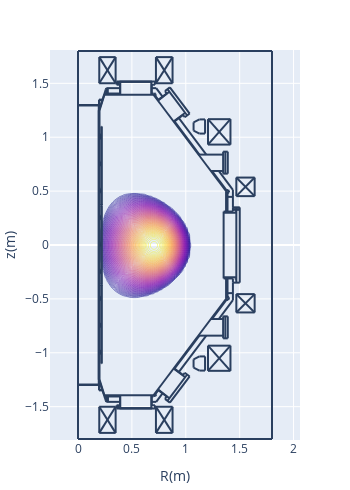

Notebook code for this chart:
### Code cell
# calculate jt
import numpy as np
# r位置のマトリックスを作成
g = sb.dm_array(condition['resolution'].copy())
rm = [np.linspace(g.rmin, g.rmax, g.nr)]*g.nz
rm = np.array(rm)+10**(-7)
jt = 0
jt += 2.0*np.pi*rm*cond['diff_pre']['matrix'] # 圧力由来
jt += 10**(-7)/rm*cond['diff_i2']['matrix'] # pol cur由来
pl.contour(jt, g.rmin, g.zmin, g.dr, g.dz)
print('total current: ', jt.sum()*g.dr*g.dz)

### Figure 1 — Plotly figure (JSON) as saved in the notebook; plotly's stock layout.template omitted (floating-point values rounded to 4 significant figures; data arrays with more than 128 entries replaced by an {"elided": "..."} marker saying what was removed)
{"data": [{"contours": {"coloring": "lines"}, "dx": 0.02, "dy": 0.02, "ncontours": 100, "showscale": false, "type": "contour", "x0": 0, "y0": -1.1, "z": {"elided": "111x71 float values"}}], "layout": {"height": 490.8, "margin": {"autoexpand": false, "b": 50, "l": 50, "r": 50, "t": 50}, "shapes": [{"type": "line", "x0": 0.2652, "x1": 0.2652, "y0": -1.406, "y1": -1.455}, {"type": "line", "x0": 0.2766, "x1": 0.2766, "y0": -1.406, "y1": -1.455}, {"type": "line", "x0": 0.1927, "x1": 0.1927, "y0": -1.299, "y1": 1.299}, {"type": "line", "x0": 0.1927, "x1": 0.1927, "y0": -1.249, "y1": 1.249}, {"type": "line", "x0": 0.195, "x1": 0.195, "y0": -1.251, "y1": 1.249}, {"type": "line", "x0": 0.1995, "x1": 0.1995, "y0": -1.249, "y1": 1.249}, {"type": "line", "x0": 1.376, "x1": 0.7005, "y0": 0.4965, "y1": 1.394}, {"type": "line", "x0": 0.2199, "x1": 0.2199, "y0": 0.3695, "y1": 1.099}, {"type": "line", "x0": 0.2176, "x1": 0.2176, "y0": 0.3695, "y1": 1.099}, {"type": "line", "x0": 1.376, "x1": 0.7005, "y0": -0.4965, "y1": -1.394}, {"type": "line", "x0": 0.2176, "x1": 0.2176, "y0": -0.3695, "y1": -1.099}, {"type": "line", "x0": 0.2199, "x1": 0.2199, "y0": -0.3695, "y1": -1.099}, {"type": "line", "x0": 0.1995, "x1": 0.2448, "y0": -1.249, "y1": -1.394}, {"type": "line", "x0": 0.1972, "x1": 0.1972, "y0": -1.299, "y1": -1.344}, {"type": "line", "x0": 0.195, "x1": 0.195, "y0": -1.299, "y1": -1.349}, {"type": "line", "x0": 0.195, "x1": 0.229, "y0": -1.349, "y1": -1.349}, {"type": "line", "x0": 0.195, "x1": 0.2267, "y0": -1.344, "y1": -1.344}, {"type": "line", "x0": 0.1995, "x1": 0.1995, "y0": -0.9975, "y1": -0.9748}, {"type": "line", "x0": 0.2086, "x1": 0.2086, "y0": -1.009, "y1": -0.9907}, {"type": "line", "x0": 0.2086, "x1": 0.2086, "y0": -1.009, "y1": -0.9929}, {"type": "line", "x0": 0.2063, "x1": 0.2063, "y0": -1.011, "y1": -0.9748}, {"type": "line", "x0": 0, "x1": 0.2108, "y0": -1.294, "y1": -1.294}, {"type": "line", "x0": 0, "x1": 0.2131, "y0": -1.299, "y1": -1.299}, {"type": "line", "x0": 0.1995, "x1": 0.1995, "y0": -1.011, "y1": -1.002}, {"type": "line", "x0": 0.2063, "x1": 0.2086, "y0": -1.007, "y1": -1.007}, {"type": "line", "x0": 0.2086, "x1": 0.2086, "y0": -1.004, "y1": -1.004}, {"type": "line", "x0": 0.2086, "x1": 0.2176, "y0": -1.009, "y1": -1.009}, {"type": "line", "x0": 0.1995, "x1": 0.2063, "y0": -1.011, "y1": -1.011}, {"type": "line", "x0": 0.2199, "x1": 0.2176, "y0": -1.099, "y1": -1.099}, {"type": "line", "x0": 0.2063, "x1": 0.2086, "y0": -0.9929, "y1": -0.9929}, {"type": "line", "x0": 0.2086, "x1": 0.2086, "y0": -0.9975, "y1": -0.9975}, {"type": "line", "x0": 0.2086, "x1": 0.2176, "y0": -0.9929, "y1": -0.9929}, {"type": "line", "x0": 0.2086, "x1": 0.2176, "y0": -0.9907, "y1": -0.9907}, {"type": "line", "x0": 0.1995, "x1": 0.2063, "y0": -0.9748, "y1": -0.9748}, {"type": "line", "x0": 0.2086, "x1": 0.2176, "y0": -0.7594, "y1": -0.7594}, {"type": "line", "x0": 0.1995, "x1": 0.2063, "y0": -0.7617, "y1": -0.7617}, {"type": "line", "x0": 0.2086, "x1": 0.2086, "y0": -0.7594, "y1": -0.7413}, {"type": "line", "x0": 0.2086, "x1": 0.2086, "y0": -0.7594, "y1": -0.739}, {"type": "line", "x0": 0.1995, "x1": 0.1995, "y0": -0.7617, "y1": -0.7526}, {"type": "line", "x0": 0.2063, "x1": 0.2063, "y0": -0.7617, "y1": -0.7254}, {"type": "line", "x0": 0.1995, "x1": 0.2063, "y0": -0.7254, "y1": -0.7254}, {"type": "line", "x0": 0.2086, "x1": 0.2176, "y0": -0.739, "y1": -0.739}, {"type": "line", "x0": 0.2086, "x1": 0.2176, "y0": -0.7413, "y1": -0.7413}, {"type": "line", "x0": 0.2086, "x1": 0.2086, "y0": -0.7526, "y1": -0.7526}, {"type": "line", "x0": 0.2063, "x1": 0.2086, "y0": -0.7572, "y1": -0.7572}, {"type": "line", "x0": 0.2086, "x1": 0.2086, "y0": -0.7458, "y1": -0.7458}, {"type": "line", "x0": 0.2063, "x1": 0.2086, "y0": -0.7436, "y1": -0.7436}, {"type": "line", "x0": 0.1995, "x1": 0.1995, "y0": -0.7481, "y1": -0.7254}, {"type": "line", "x0": 0.3582, "x1": 0.7141, "y0": -1.517, "y1": -1.517}, {"type": "line", "x0": 0.3854, "x1": 0.6869, "y0": -1.514, "y1": -1.514}, {"type": "line", "x0": 0.3854, "x1": 0.6869, "y0": -1.514, "y1": -1.514}, {"type": "line", "x0": 0.2426, "x1": 0.7096, "y0": -1.394, "y1": -1.394}, {"type": "line", "x0": 0.3922, "x1": 0.3922, "y0": -1.514, "y1": -1.394}, {"type": "line", "x0": 0.3582, "x1": 0.3582, "y0": -1.517, "y1": -1.487}, {"type": "line", "x0": 0.3786, "x1": 0.3786, "y0": -1.517, "y1": -1.487}, {"type": "line", "x0": 0.3695, "x1": 0.3695, "y0": -1.517, "y1": -1.487}, {"type": "line", "x0": 0.3831, "x1": 0.3831, "y0": -1.517, "y1": -1.512}, {"type": "line", "x0": 0.3831, "x1": 0.3854, "y0": -1.512, "y1": -1.514}, {"type": "line", "x0": 0.3854, "x1": 0.3854, "y0": -1.514, "y1": -1.514}, {"type": "line", "x0": 0.3899, "x1": 0.263, "y0": -1.455, "y1": -1.455}, {"type": "line", "x0": 0.3582, "x1": 0.3899, "y0": -1.487, "y1": -1.487}, {"type": "line", "x0": 0.2471, "x1": 0.3899, "y0": -1.406, "y1": -1.406}, {"type": "line", "x0": 0.2766, "x1": 0.2766, "y0": -1.455, "y1": -1.406}, {"type": "line", "x0": 0.2652, "x1": 0.2652, "y0": -1.455, "y1": -1.406}, {"type": "line", "x0": 0.2584, "x1": 0.263, "y0": -1.444, "y1": -1.455}, {"type": "line", "x0": 0.2426, "x1": 0.2448, "y0": -1.394, "y1": -1.392}, {"type": "line", "x0": 0.3899, "x1": 0.3899, "y0": -1.487, "y1": -1.394}, {"type": "line", "x0": 0.6801, "x1": 0.6801, "y0": -1.514, "y1": -1.394}, {"type": "line", "x0": 0.7141, "x1": 0.7141, "y0": -1.517, "y1": -1.487}, {"type": "line", "x0": 0.6914, "x1": 0.6914, "y0": -1.517, "y1": -1.512}, {"type": "line", "x0": 0.6914, "x1": 0.6869, "y0": -1.512, "y1": -1.514}, {"type": "line", "x0": 0.6869, "x1": 0.6869, "y0": -1.514, "y1": -1.514}, {"type": "line", "x0": 0.6846, "x1": 0.6846, "y0": -1.487, "y1": -1.394}, {"type": "line", "x0": 0.6846, "x1": 0.7141, "y0": -1.487, "y1": -1.487}, {"type": "line", "x0": 0.7254, "x1": 0.6846, "y0": -1.455, "y1": -1.455}, {"type": "line", "x0": 0.7118, "x1": 0.705, "y0": -1.392, "y1": -1.387}, {"type": "line", "x0": 0.7055, "x1": 0.715, "y0": -1.4, "y1": -1.402}, {"type": "line", "x0": 0.715, "x1": 0.7223, "y0": -1.402, "y1": -1.397}, {"type": "line", "x0": 0.7223, "x1": 0.7248, "y0": -1.397, "y1": -1.389}, {"type": "line", "x0": 0.7248, "x1": 0.7198, "y0": -1.389, "y1": -1.381}, {"type": "line", "x0": 0.6846, "x1": 0.7005, "y0": -1.406, "y1": -1.406}, {"type": "line", "x0": 0.2199, "x1": 0.2199, "y0": -0.3627, "y1": 0.3627}, {"type": "line", "x0": 0.2176, "x1": 0.2176, "y0": -0.3627, "y1": 0.3627}, {"type": "line", "x0": 0.1995, "x1": 0.1995, "y0": -0.4965, "y1": -0.4761}, {"type": "line", "x0": 0.2063, "x1": 0.2063, "y0": -0.5123, "y1": -0.4761}, {"type": "line", "x0": 0.1995, "x1": 0.1995, "y0": -0.5123, "y1": -0.5033}, {"type": "line", "x0": 0.2086, "x1": 0.2086, "y0": -0.5101, "y1": -0.4897}, {"type": "line", "x0": 0.2086, "x1": 0.2086, "y0": -0.5101, "y1": -0.4919}, {"type": "line", "x0": 0.2086, "x1": 0.2176, "y0": -0.5101, "y1": -0.5101}, {"type": "line", "x0": 0.2063, "x1": 0.2086, "y0": -0.4942, "y1": -0.4942}, {"type": "line", "x0": 0.2086, "x1": 0.2086, "y0": -0.4965, "y1": -0.4965}, {"type": "line", "x0": 0.2063, "x1": 0.2086, "y0": -0.5055, "y1": -0.5055}, {"type": "line", "x0": 0.2086, "x1": 0.2086, "y0": -0.5033, "y1": -0.5033}, {"type": "line", "x0": 0.2086, "x1": 0.2176, "y0": -0.4919, "y1": -0.4919}, {"type": "line", "x0": 0.2086, "x1": 0.2176, "y0": -0.4897, "y1": -0.4897}, {"type": "line", "x0": 0.1995, "x1": 0.2063, "y0": -0.5123, "y1": -0.5123}, {"type": "line", "x0": 0.1995, "x1": 0.2063, "y0": -0.4761, "y1": -0.4761}, {"type": "line", "x0": 0.2154, "x1": 0.2176, "y0": -0.365, "y1": -0.3627}, {"type": "line", "x0": 0.2206, "x1": 0.2218, "y0": -0.3642, "y1": -0.3614}, {"type": "line", "x0": 0.2199, "x1": 0.2176, "y0": -0.3695, "y1": -0.3695}, {"type": "line", "x0": 0.2176, "x1": 0.2154, "y0": -0.3786, "y1": -0.3786}, {"type": "line", "x0": 0.2154, "x1": 0.2154, "y0": -0.3786, "y1": -0.3695}, {"type": "line", "x0": 0.2176, "x1": 0.2176, "y0": -0.3786, "y1": -0.3695}, {"type": "line", "x0": 0.2169, "x1": 0.2157, "y0": -0.365, "y1": -0.3678}, {"type": "line", "x0": 0.2183, "x1": 0.2177, "y0": -0.3664, "y1": -0.3678}, {"type": "line", "x0": 0.2176, "x1": 0.2199, "y0": -0.3673, "y1": -0.365}, {"type": "line", "x0": 0.2192, "x1": 0.2197, "y0": -0.3628, "y1": -0.3614}, {"type": "line", "x0": 0.1995, "x1": 0.1995, "y0": -0.263, "y1": -0.2516}, {"type": "line", "x0": 0.2063, "x1": 0.2063, "y0": -0.263, "y1": -0.2267}, {"type": "line", "x0": 0.2086, "x1": 0.2086, "y0": -0.2607, "y1": -0.2426}, {"type": "line", "x0": 0.2086, "x1": 0.2086, "y0": -0.2607, "y1": -0.2403}, {"type": "line", "x0": 0.2086, "x1": 0.2176, "y0": -0.2607, "y1": -0.2607}, {"type": "line", "x0": 0.2086, "x1": 0.2086, "y0": -0.2539, "y1": -0.2539}, {"type": "line", "x0": 0.2063, "x1": 0.2086, "y0": -0.2562, "y1": -0.2562}, {"type": "line", "x0": 0.1995, "x1": 0.2063, "y0": -0.263, "y1": -0.263}, {"type": "line", "x0": 0.1995, "x1": 0.1995, "y0": -0.2471, "y1": -0.2267}, {"type": "line", "x0": 0.2086, "x1": 0.2176, "y0": -0.2403, "y1": -0.2403}, {"type": "line", "x0": 0.2086, "x1": 0.2176, "y0": -0.2426, "y1": -0.2426}, {"type": "line", "x0": 0.2086, "x1": 0.2086, "y0": -0.2471, "y1": -0.2471}, {"type": "line", "x0": 0.2063, "x1": 0.2086, "y0": -0.2426, "y1": -0.2426}, {"type": "line", "x0": 0.1995, "x1": 0.2063, "y0": -0.2267, "y1": -0.2267}, {"type": "line", "x0": 0.1995, "x1": 0.2063, "y0": -0.01133, "y1": -0.01133}, {"type": "line", "x0": 0.1995, "x1": 0.2063, "y0": 0.02494, "y1": 0.02494}, {"type": "line", "x0": 0.1995, "x1": 0.1995, "y0": -0.01133, "y1": -0.002267}, {"type": "line", "x0": 0.1995, "x1": 0.1995, "y0": 0.002267, "y1": 0.02494}, {"type": "line", "x0": 0.2063, "x1": 0.2063, "y0": -0.01133, "y1": 0.02494}, {"type": "line", "x0": 0.2086, "x1": 0.2086, "y0": -0.009068, "y1": 0.006801}, {"type": "line", "x0": 0.2086, "x1": 0.2086, "y0": -0.009068, "y1": 0.009068}, {"type": "line", "x0": 0.2086, "x1": 0.2176, "y0": -0.009068, "y1": -0.009068}, {"type": "line", "x0": 0.2086, "x1": 0.2086, "y0": -0.004534, "y1": -0.004534}, {"type": "line", "x0": 0.2063, "x1": 0.2086, "y0": -0.006801, "y1": -0.006801}, {"type": "line", "x0": 0.2086, "x1": 0.2176, "y0": 0.009068, "y1": 0.009068}, {"type": "line", "x0": 0.2086, "x1": 0.2176, "y0": 0.006801, "y1": 0.006801}, {"type": "line", "x0": 0.2086, "x1": 0.2086, "y0": 0.002267, "y1": 0.002267}, {"type": "line", "x0": 0.2063, "x1": 0.2086, "y0": 0.006801, "y1": 0.006801}, {"type": "line", "x0": 0.2176, "x1": 0.2176, "y0": 0.3786, "y1": 0.3695}, {"type": "line", "x0": 0.2154, "x1": 0.2154, "y0": 0.3786, "y1": 0.3695}, {"type": "line", "x0": 0.1995, "x1": 0.1995, "y0": 0.2516, "y1": 0.2743}, {"type": "line", "x0": 0.2063, "x1": 0.2063, "y0": 0.238, "y1": 0.2743}, {"type": "line", "x0": 0.2086, "x1": 0.2086, "y0": 0.2403, "y1": 0.2607}, {"type": "line", "x0": 0.1995, "x1": 0.2063, "y0": 0.238, "y1": 0.238}, {"type": "line", "x0": 0.1995, "x1": 0.1995, "y0": 0.238, "y1": 0.2471}, {"type": "line", "x0": 0.2063, "x1": 0.2086, "y0": 0.2562, "y1": 0.2562}, {"type": "line", "x0": 0.2086, "x1": 0.2086, "y0": 0.2539, "y1": 0.2539}, {"type": "line", "x0": 0.2086, "x1": 0.2176, "y0": 0.2584, "y1": 0.2584}, {"type": "line", "x0": 0.2063, "x1": 0.2086, "y0": 0.2426, "y1": 0.2426}, {"type": "line", "x0": 0.2086, "x1": 0.2086, "y0": 0.2471, "y1": 0.2471}, {"type": "line", "x0": 0.2086, "x1": 0.2176, "y0": 0.2403, "y1": 0.2403}, {"type": "line", "x0": 0.2086, "x1": 0.2086, "y0": 0.2403, "y1": 0.2584}, {"type": "line", "x0": 0.2086, "x1": 0.2176, "y0": 0.2607, "y1": 0.2607}, {"type": "line", "x0": 0.1995, "x1": 0.2063, "y0": 0.2743, "y1": 0.2743}, {"type": "line", "x0": 0.2177, "x1": 0.2183, "y0": 0.3696, "y1": 0.3682}, {"type": "line", "x0": 0.2157, "x1": 0.2169, "y0": 0.3696, "y1": 0.3668}, {"type": "line", "x0": 0.2176, "x1": 0.2199, "y0": 0.3673, "y1": 0.365}, {"type": "line", "x0": 0.2218, "x1": 0.2206, "y0": 0.3632, "y1": 0.366}, {"type": "line", "x0": 0.2154, "x1": 0.2176, "y0": 0.365, "y1": 0.3627}, {"type": "line", "x0": 0.2197, "x1": 0.2192, "y0": 0.3632, "y1": 0.3646}, {"type": "line", "x0": 0.2199, "x1": 0.2176, "y0": 0.3695, "y1": 0.3695}, {"type": "line", "x0": 0.2176, "x1": 0.2154, "y0": 0.3786, "y1": 0.3786}, {"type": "line", "x0": 0.1995, "x1": 0.1995, "y0": 0.5033, "y1": 0.5237}, {"type": "line", "x0": 0.1995, "x1": 0.1995, "y0": 0.4874, "y1": 0.4965}, {"type": "line", "x0": 0.2063, "x1": 0.2063, "y0": 0.4874, "y1": 0.5237}, {"type": "line", "x0": 0.2086, "x1": 0.2086, "y0": 0.4897, "y1": 0.5078}, {"type": "line", "x0": 0.2086, "x1": 0.2086, "y0": 0.4897, "y1": 0.5101}, {"type": "line", "x0": 0.2086, "x1": 0.2176, "y0": 0.4897, "y1": 0.4897}, {"type": "line", "x0": 0.2086, "x1": 0.2086, "y0": 0.4965, "y1": 0.4965}, {"type": "line", "x0": 0.2063, "x1": 0.2086, "y0": 0.4942, "y1": 0.4942}, {"type": "line", "x0": 0.2086, "x1": 0.2176, "y0": 0.5101, "y1": 0.5101}, {"type": "line", "x0": 0.2086, "x1": 0.2176, "y0": 0.5078, "y1": 0.5078}, {"type": "line", "x0": 0.2086, "x1": 0.2086, "y0": 0.5033, "y1": 0.5033}, {"type": "line", "x0": 0.2063, "x1": 0.2086, "y0": 0.5055, "y1": 0.5055}, {"type": "line", "x0": 0.1995, "x1": 0.2063, "y0": 0.4874, "y1": 0.4874}, {"type": "line", "x0": 0.1995, "x1": 0.2063, "y0": 0.5237, "y1": 0.5237}, {"type": "line", "x0": 1.501, "x1": 1.501, "y0": 0.3491, "y1": -0.3491}, {"type": "line", "x0": 1.351, "x1": 1.351, "y0": 0.3106, "y1": -0.3106}, {"type": "line", "x0": 1.469, "x1": 1.469, "y0": 0.3491, "y1": -0.3491}, {"type": "line", "x0": 1.387, "x1": 1.387, "y0": -0.3106, "y1": -0.4965}, {"type": "line", "x0": 1.374, "x1": 1.374, "y0": -0.3106, "y1": -0.4965}, {"type": "line", "x0": 1.462, "x1": 1.462, "y0": -0.3196, "y1": -0.3106}, {"type": "line", "x0": 1.437, "x1": 1.437, "y0": -0.3106, "y1": -0.3491}, {"type": "line", "x0": 1.437, "x1": 1.501, "y0": -0.3491, "y1": -0.3491}, {"type": "line", "x0": 1.437, "x1": 1.437, "y0": -0.3491, "y1": -0.5123}, {"type": "line", "x0": 1.379, "x1": 1.392, "y0": -0.5069, "y1": -0.5093}, {"type": "line", "x0": 1.392, "x1": 1.402, "y0": -0.5093, "y1": -0.4997}, {"type": "line", "x0": 1.402, "x1": 1.4, "y0": -0.4997, "y1": -0.4862}, {"type": "line", "x0": 1.4, "x1": 1.388, "y0": -0.4862, "y1": -0.48}, {"type": "line", "x0": 1.374, "x1": 1.374, "y0": -0.4965, "y1": -0.4987}, {"type": "line", "x0": 1.383, "x1": 1.378, "y0": -0.501, "y1": -0.4965}, {"type": "line", "x0": 1.387, "x1": 1.437, "y0": -0.4466, "y1": -0.4466}, {"type": "line", "x0": 1.462, "x1": 1.469, "y0": -0.3196, "y1": -0.3196}, {"type": "line", "x0": 1.351, "x1": 1.469, "y0": -0.2992, "y1": -0.2992}, {"type": "line", "x0": 1.351, "x1": 1.437, "y0": -0.3106, "y1": -0.3106}, {"type": "line", "x0": 1.462, "x1": 1.469, "y0": -0.3106, "y1": -0.3106}, {"type": "line", "x0": 1.437, "x1": 1.437, "y0": 0.5123, "y1": 0.3514}, {"type": "line", "x0": 1.387, "x1": 1.387, "y0": 0.4965, "y1": 0.3106}, {"type": "line", "x0": 1.374, "x1": 1.374, "y0": 0.4965, "y1": 0.3106}, {"type": "line", "x0": 1.437, "x1": 1.501, "y0": 0.3491, "y1": 0.3491}, {"type": "line", "x0": 1.501, "x1": 1.437, "y0": 0.3264, "y1": 0.3264}, {"type": "line", "x0": 1.501, "x1": 1.437, "y0": 0.3446, "y1": 0.3446}, {"type": "line", "x0": 1.351, "x1": 1.469, "y0": 0.2992, "y1": 0.2992}, {"type": "line", "x0": 1.351, "x1": 1.437, "y0": 0.3106, "y1": 0.3106}, {"type": "line", "x0": 1.462, "x1": 1.462, "y0": 0.3196, "y1": 0.3106}, {"type": "line", "x0": 1.437, "x1": 1.437, "y0": 0.3514, "y1": 0.3106}, {"type": "line", "x0": 1.462, "x1": 1.469, "y0": 0.3106, "y1": 0.3106}, {"type": "line", "x0": 1.462, "x1": 1.469, "y0": 0.3196, "y1": 0.3196}, {"type": "line", "x0": 1.388, "x1": 1.4, "y0": 0.4818, "y1": 0.488}, {"type": "line", "x0": 1.4, "x1": 1.402, "y0": 0.488, "y1": 0.5015}, {"type": "line", "x0": 1.402, "x1": 1.392, "y0": 0.5015, "y1": 0.5111}, {"type": "line", "x0": 1.392, "x1": 1.379, "y0": 0.5111, "y1": 0.5088}, {"type": "line", "x0": 1.387, "x1": 1.437, "y0": 0.4466, "y1": 0.4466}, {"type": "line", "x0": 1.374, "x1": 1.374, "y0": 0.4965, "y1": 0.4987}, {"type": "line", "x0": 1.383, "x1": 1.378, "y0": 0.501, "y1": 0.4965}, {"type": "line", "x0": 0.1995, "x1": 0.2448, "y0": 1.249, "y1": 1.394}, {"type": "line", "x0": 0.1995, "x1": 0.1995, "y0": 0.7526, "y1": 0.773}, {"type": "line", "x0": 0.2063, "x1": 0.2063, "y0": 0.7368, "y1": 0.773}, {"type": "line", "x0": 0.1995, "x1": 0.1995, "y0": 0.7368, "y1": 0.7481}, {"type": "line", "x0": 0.2063, "x1": 0.2086, "y0": 0.7572, "y1": 0.7572}, {"type": "line", "x0": 0.2086, "x1": 0.2086, "y0": 0.7526, "y1": 0.7526}, {"type": "line", "x0": 0.2063, "x1": 0.2086, "y0": 0.7436, "y1": 0.7436}, {"type": "line", "x0": 0.2086, "x1": 0.2086, "y0": 0.7458, "y1": 0.7458}, {"type": "line", "x0": 0.2086, "x1": 0.2086, "y0": 0.739, "y1": 0.7594}, {"type": "line", "x0": 0.2086, "x1": 0.2086, "y0": 0.739, "y1": 0.7572}, {"type": "line", "x0": 0.2086, "x1": 0.2176, "y0": 0.739, "y1": 0.739}, {"type": "line", "x0": 0.2086, "x1": 0.2176, "y0": 0.7572, "y1": 0.7572}, {"type": "line", "x0": 0.2086, "x1": 0.2176, "y0": 0.7594, "y1": 0.7594}, {"type": "line", "x0": 0.1995, "x1": 0.2063, "y0": 0.7368, "y1": 0.7368}, {"type": "line", "x0": 0.1995, "x1": 0.2063, "y0": 0.773, "y1": 0.773}, {"type": "line", "x0": 0.2086, "x1": 0.2086, "y0": 0.9907, "y1": 1.009}, {"type": "line", "x0": 0.2086, "x1": 0.2086, "y0": 0.9907, "y1": 1.007}, {"type": "line", "x0": 0.2086, "x1": 0.2176, "y0": 0.9907, "y1": 0.9907}, {"type": "line", "x0": 0.2086, "x1": 0.2176, "y0": 1.007, "y1": 1.007}, {"type": "line", "x0": 0.2086, "x1": 0.2176, "y0": 1.009, "y1": 1.009}, {"type": "line", "x0": 0.2063, "x1": 0.2063, "y0": 0.9884, "y1": 1.025}, {"type": "line", "x0": 0.2086, "x1": 0.2086, "y0": 1.009, "y1": 1.025}, {"type": "line", "x0": 0.1995, "x1": 0.1995, "y0": 1.002, "y1": 1.025}, {"type": "line", "x0": 0.1995, "x1": 0.1995, "y0": 1.002, "y1": 1.025}, {"type": "line", "x0": 0.1995, "x1": 0.1995, "y0": 0.9884, "y1": 0.9975}, {"type": "line", "x0": 0.2086, "x1": 0.2086, "y0": 1.009, "y1": 1.025}, {"type": "line", "x0": 0.2063, "x1": 0.2063, "y0": 0.9884, "y1": 1.025}, {"type": "line", "x0": 0.2086, "x1": 0.2176, "y0": 1.009, "y1": 1.009}, {"type": "line", "x0": 0.2086, "x1": 0.2176, "y0": 1.007, "y1": 1.007}, {"type": "line", "x0": 0.2086, "x1": 0.2176, "y0": 0.9907, "y1": 0.9907}, {"type": "line", "x0": 0.2086, "x1": 0.2086, "y0": 0.9907, "y1": 1.007}, {"type": "line", "x0": 0.2086, "x1": 0.2086, "y0": 0.9907, "y1": 1.009}, {"type": "line", "x0": 0.2086, "x1": 0.2086, "y0": 0.9952, "y1": 0.9952}, {"type": "line", "x0": 0.2086, "x1": 0.2086, "y0": 0.9884, "y1": 0.9907}, {"type": "line", "x0": 0.2063, "x1": 0.2086, "y0": 0.9929, "y1": 0.9929}, {"type": "line", "x0": 0.2086, "x1": 0.2086, "y0": 1.002, "y1": 1.002}, {"type": "line", "x0": 0.2063, "x1": 0.2086, "y0": 1.007, "y1": 1.007}, {"type": "line", "x0": 0.1995, "x1": 0.2086, "y0": 0.9884, "y1": 0.9884}, {"type": "line", "x0": 0.1995, "x1": 0.2086, "y0": 1.025, "y1": 1.025}, {"type": "line", "x0": 0.1995, "x1": 0.2086, "y0": 1.025, "y1": 1.025}, {"type": "line", "x0": 0.2063, "x1": 0.2086, "y0": 1.007, "y1": 1.007}, {"type": "line", "x0": 0.2086, "x1": 0.2086, "y0": 1.002, "y1": 1.002}, {"type": "line", "x0": 0.2063, "x1": 0.2086, "y0": 0.9929, "y1": 0.9929}, {"type": "line", "x0": 0.2086, "x1": 0.2086, "y0": 0.9884, "y1": 0.9907}, {"type": "line", "x0": 0.2086, "x1": 0.2086, "y0": 0.9952, "y1": 0.9952}, {"type": "line", "x0": 0.1995, "x1": 0.1995, "y0": 0.9884, "y1": 0.9975}, {"type": "line", "x0": 0.1995, "x1": 0.2086, "y0": 0.9884, "y1": 0.9884}, {"type": "line", "x0": 0.2199, "x1": 0.2176, "y0": 1.099, "y1": 1.099}, {"type": "line", "x0": 0, "x1": 0.2131, "y0": 1.299, "y1": 1.299}, {"type": "line", "x0": 0, "x1": 0.2108, "y0": 1.294, "y1": 1.294}, {"type": "line", "x0": 0.195, "x1": 0.2267, "y0": 1.344, "y1": 1.344}, {"type": "line", "x0": 0.195, "x1": 0.229, "y0": 1.349, "y1": 1.349}, {"type": "line", "x0": 0.195, "x1": 0.195, "y0": 1.299, "y1": 1.349}, {"type": "line", "x0": 0.1972, "x1": 0.1972, "y0": 1.299, "y1": 1.344}, {"type": "line", "x0": 0.2426, "x1": 0.2448, "y0": 1.394, "y1": 1.392}, {"type": "line", "x0": 0.7096, "x1": 0.7028, "y0": 1.394, "y1": 1.39}, {"type": "line", "x0": 0.718, "x1": 0.723, "y0": 1.385, "y1": 1.393}, {"type": "line", "x0": 0.723, "x1": 0.7205, "y0": 1.393, "y1": 1.402}, {"type": "line", "x0": 0.7205, "x1": 0.7132, "y0": 1.402, "y1": 1.407}, {"type": "line", "x0": 0.7132, "x1": 0.7037, "y0": 1.407, "y1": 1.404}, {"type": "line", "x0": 0.2426, "x1": 0.7096, "y0": 1.394, "y1": 1.394}, {"type": "line", "x0": 0.3854, "x1": 0.6869, "y0": 1.514, "y1": 1.514}, {"type": "line", "x0": 0.3854, "x1": 0.6869, "y0": 1.514, "y1": 1.514}, {"type": "line", "x0": 0.3582, "x1": 0.7141, "y0": 1.517, "y1": 1.517}, {"type": "line", "x0": 0.3899, "x1": 0.263, "y0": 1.455, "y1": 1.455}, {"type": "line", "x0": 0.2471, "x1": 0.3899, "y0": 1.406, "y1": 1.406}, {"type": "line", "x0": 0.3582, "x1": 0.3899, "y0": 1.487, "y1": 1.487}, {"type": "line", "x0": 0.2584, "x1": 0.263, "y0": 1.444, "y1": 1.455}, {"type": "line", "x0": 0.2652, "x1": 0.2652, "y0": 1.455, "y1": 1.406}, {"type": "line", "x0": 0.2766, "x1": 0.2766, "y0": 1.455, "y1": 1.406}, {"type": "line", "x0": 0.3582, "x1": 0.3582, "y0": 1.517, "y1": 1.487}, {"type": "line", "x0": 0.3899, "x1": 0.3899, "y0": 1.487, "y1": 1.394}, {"type": "line", "x0": 0.3922, "x1": 0.3922, "y0": 1.514, "y1": 1.394}, {"type": "line", "x0": 0.3854, "x1": 0.3854, "y0": 1.514, "y1": 1.514}, {"type": "line", "x0": 0.3831, "x1": 0.3854, "y0": 1.512, "y1": 1.514}, {"type": "line", "x0": 0.3831, "x1": 0.3831, "y0": 1.517, "y1": 1.512}, {"type": "line", "x0": 0.3695, "x1": 0.3695, "y0": 1.517, "y1": 1.487}, {"type": "line", "x0": 0.3786, "x1": 0.3786, "y0": 1.517, "y1": 1.487}, {"type": "line", "x0": 0.6846, "x1": 0.6846, "y0": 1.487, "y1": 1.394}, {"type": "line", "x0": 0.6801, "x1": 0.6801, "y0": 1.514, "y1": 1.394}, {"type": "line", "x0": 0.6846, "x1": 0.7005, "y0": 1.406, "y1": 1.406}, {"type": "line", "x0": 0.6846, "x1": 0.7141, "y0": 1.487, "y1": 1.487}, {"type": "line", "x0": 0.6869, "x1": 0.6869, "y0": 1.514, "y1": 1.514}, {"type": "line", "x0": 0.6914, "x1": 0.6869, "y0": 1.512, "y1": 1.514}, {"type": "line", "x0": 0.6914, "x1": 0.6914, "y0": 1.517, "y1": 1.512}, {"type": "line", "x0": 0.7141, "x1": 0.7141, "y0": 1.517, "y1": 1.487}, {"type": "line", "x0": 0.7254, "x1": 0.6846, "y0": 1.455, "y1": 1.455}, {"type": "line", "x0": 0.7844, "x1": 0.7254, "y0": 1.376, "y1": 1.455}, {"type": "line", "x0": 0.7458, "x1": 0.7005, "y0": 1.347, "y1": 1.406}, {"type": "line", "x0": 0, "x1": 0, "y0": 0.2154, "y1": -0.1156}, {"type": "line", "x0": 0.7844, "x1": 0.7254, "y0": -1.376, "y1": -1.455}, {"type": "line", "x0": 0.7458, "x1": 0.7005, "y0": -1.347, "y1": -1.406}, {"type": "line", "x0": 1.437, "x1": 1.306, "y0": 0.5123, "y1": 0.6869}, {"type": "line", "x0": 1.387, "x1": 1.242, "y0": 0.4965, "y1": 0.6869}, {"type": "line", "x0": 1.347, "x1": 1.118, "y0": 0.8388, "y1": 0.8388}, {"type": "line", "x0": 1.347, "x1": 1.347, "y0": 0.866, "y1": 0.662}, {"type": "line", "x0": 1.367, "x1": 1.367, "y0": 0.866, "y1": 0.662}, {"type": "line", "x0": 1.39, "x1": 1.39, "y0": 0.866, "y1": 0.662}, {"type": "line", "x0": 1.39, "x1": 1.347, "y0": 0.866, "y1": 0.866}, {"type": "line", "x0": 1.39, "x1": 1.347, "y0": 0.662, "y1": 0.662}, {"type": "line", "x0": 1.347, "x1": 1.233, "y0": 0.6869, "y1": 0.6869}, {"type": "line", "x0": 1.347, "x1": 1.118, "y0": -0.8411, "y1": -0.8411}, {"type": "line", "x0": 1.347, "x1": 1.347, "y0": -0.866, "y1": -0.662}, {"type": "line", "x0": 1.367, "x1": 1.367, "y0": -0.866, "y1": -0.662}, {"type": "line", "x0": 1.39, "x1": 1.39, "y0": -0.866, "y1": -0.662}, {"type": "line", "x0": 1.39, "x1": 1.347, "y0": -0.866, "y1": -0.866}, {"type": "line", "x0": 1.39, "x1": 1.347, "y0": -0.662, "y1": -0.662}, {"type": "line", "x0": 1.347, "x1": 1.233, "y0": -0.6869, "y1": -0.6869}, {"type": "line", "x0": 1.437, "x1": 1.306, "y0": -0.5123, "y1": -0.6869}, {"type": "line", "x0": 1.387, "x1": 1.242, "y0": -0.4965, "y1": -0.6869}, {"type": "line", "x0": 0.195, "x1": 0.2584, "y0": -1.251, "y1": -1.444}, {"type": "line", "x0": 0.195, "x1": 0.2584, "y0": 1.249, "y1": 1.444}, {"type": "line", "x0": 0.8524, "x1": 0.8071, "y0": 1.462, "y1": 1.428}, {"type": "line", "x0": 0.8071, "x1": 0.8229, "y0": 1.428, "y1": 1.406}, {"type": "line", "x0": 0.8229, "x1": 0.739, "y0": 1.406, "y1": 1.342}, {"type": "line", "x0": 0.8479, "x1": 0.7413, "y0": 1.421, "y1": 1.34}, {"type": "line", "x0": 0.8524, "x1": 1.036, "y0": 1.462, "y1": 1.22}, {"type": "line", "x0": 0.8297, "x1": 1.013, "y0": 1.446, "y1": 1.202}, {"type": "line", "x0": 0.9952, "x1": 0.8864, "y0": 1.226, "y1": 1.145}, {"type": "line", "x0": 1.036, "x1": 0.9907, "y0": 1.22, "y1": 1.186}, {"type": "line", "x0": 0.9748, "x1": 0.9907, "y0": 1.206, "y1": 1.186}, {"type": "line", "x0": 0.9748, "x1": 0.8887, "y0": 1.206, "y1": 1.143}, {"type": "line", "x0": 1.19, "x1": 0.9363, "y0": 0.8388, "y1": 1.177}, {"type": "line", "x0": 1.127, "x1": 0.8955, "y0": 0.8388, "y1": 1.147}, {"type": "line", "x0": 0.8524, "x1": 0.8071, "y0": -1.462, "y1": -1.428}, {"type": "line", "x0": 0.8071, "x1": 0.8229, "y0": -1.428, "y1": -1.406}, {"type": "line", "x0": 0.8229, "x1": 0.739, "y0": -1.406, "y1": -1.342}, {"type": "line", "x0": 0.8479, "x1": 0.7413, "y0": -1.421, "y1": -1.34}, {"type": "line", "x0": 0.8524, "x1": 1.036, "y0": -1.462, "y1": -1.22}, {"type": "line", "x0": 0.8297, "x1": 1.013, "y0": -1.446, "y1": -1.202}, {"type": "line", "x0": 0.9952, "x1": 0.8864, "y0": -1.226, "y1": -1.145}, {"type": "line", "x0": 1.036, "x1": 0.9907, "y0": -1.22, "y1": -1.186}, {"type": "line", "x0": 0.9748, "x1": 0.9907, "y0": -1.206, "y1": -1.186}, {"type": "line", "x0": 0.9748, "x1": 0.8887, "y0": -1.206, "y1": -1.143}, {"type": "line", "x0": 1.19, "x1": 0.9363, "y0": -0.8411, "y1": -1.177}, {"type": "line", "x0": 1.127, "x1": 0.8955, "y0": -0.8411, "y1": -1.147}, {"type": "line", "x0": 0.1972, "x1": 0.1972, "y0": -1.501, "y1": -1.743}, {"type": "line", "x0": 0.1972, "x1": 0.3491, "y0": -1.743, "y1": -1.743}, {"type": "line", "x0": 0.3491, "x1": 0.3491, "y0": -1.743, "y1": -1.501}, {"type": "line", "x0": 0.3491, "x1": 0.1972, "y0": -1.501, "y1": -1.501}, {"type": "line", "x0": 0.1972, "x1": 0.1972, "y0": 1.743, "y1": 1.501}, {"type": "line", "x0": 0.1972, "x1": 0.3491, "y0": 1.501, "y1": 1.501}, {"type": "line", "x0": 0.3491, "x1": 0.3491, "y0": 1.501, "y1": 1.743}, {"type": "line", "x0": 0.3491, "x1": 0.1972, "y0": 1.743, "y1": 1.743}, {"type": "line", "x0": 0.7232, "x1": 0.7232, "y0": 1.743, "y1": 1.501}, {"type": "line", "x0": 0.7232, "x1": 0.8773, "y0": 1.501, "y1": 1.501}, {"type": "line", "x0": 0.8773, "x1": 0.8773, "y0": 1.501, "y1": 1.743}, {"type": "line", "x0": 0.8773, "x1": 0.7232, "y0": 1.743, "y1": 1.743}, {"type": "line", "x0": 0.7232, "x1": 0.7232, "y0": -1.501, "y1": -1.743}, {"type": "line", "x0": 0.7232, "x1": 0.8773, "y0": -1.743, "y1": -1.743}, {"type": "line", "x0": 0.8773, "x1": 0.8773, "y0": -1.743, "y1": -1.501}, {"type": "line", "x0": 0.8773, "x1": 0.7232, "y0": -1.501, "y1": -1.501}, {"type": "line", "x0": 1.206, "x1": 1.206, "y0": -0.934, "y1": -1.168}, {"type": "line", "x0": 1.206, "x1": 1.415, "y0": -1.168, "y1": -1.168}, {"type": "line", "x0": 1.415, "x1": 1.415, "y0": -1.168, "y1": -0.934}, {"type": "line", "x0": 1.415, "x1": 1.206, "y0": -0.934, "y1": -0.934}, {"type": "line", "x0": 1.206, "x1": 1.206, "y0": 1.168, "y1": 0.9317}, {"type": "line", "x0": 1.206, "x1": 1.415, "y0": 0.9317, "y1": 0.9317}, {"type": "line", "x0": 1.415, "x1": 1.415, "y0": 0.9317, "y1": 1.168}, {"type": "line", "x0": 1.415, "x1": 1.206, "y0": 1.168, "y1": 1.168}, {"type": "line", "x0": 1.469, "x1": 1.469, "y0": 0.6257, "y1": 0.4534}, {"type": "line", "x0": 1.469, "x1": 1.639, "y0": 0.4534, "y1": 0.4534}, {"type": "line", "x0": 1.639, "x1": 1.639, "y0": 0.4534, "y1": 0.6257}, {"type": "line", "x0": 1.639, "x1": 1.469, "y0": 0.6257, "y1": 0.6257}, {"type": "line", "x0": 1.469, "x1": 1.469, "y0": -0.4557, "y1": -0.6257}, {"type": "line", "x0": 1.469, "x1": 1.639, "y0": -0.6257, "y1": -0.6257}, {"type": "line", "x0": 1.639, "x1": 1.639, "y0": -0.6257, "y1": -0.4557}, {"type": "line", "x0": 1.639, "x1": 1.469, "y0": -0.4557, "y1": -0.4557}, {"type": "line", "x0": 1.072, "x1": 1.127, "y0": 1.138, "y1": 1.165}, {"type": "line", "x0": 1.127, "x1": 1.179, "y0": 1.165, "y1": 1.165}, {"type": "line", "x0": 1.179, "x1": 1.179, "y0": 1.165, "y1": 1.034}, {"type": "line", "x0": 1.179, "x1": 1.127, "y0": 1.034, "y1": 1.034}, {"type": "line", "x0": 1.127, "x1": 1.072, "y0": 1.034, "y1": 1.061}, {"type": "line", "x0": 1.072, "x1": 1.072, "y0": 1.061, "y1": 1.138}, {"type": "line", "x0": 1.072, "x1": 1.072, "y0": -1.138, "y1": -1.061}, {"type": "line", "x0": 1.072, "x1": 1.127, "y0": -1.061, "y1": -1.034}, {"type": "line", "x0": 1.127, "x1": 1.179, "y0": -1.034, "y1": -1.034}, {"type": "line", "x0": 1.179, "x1": 1.179, "y0": -1.034, "y1": -1.165}, {"type": "line", "x0": 1.179, "x1": 1.127, "y0": -1.165, "y1": -1.165}, {"type": "line", "x0": 1.127, "x1": 1.072, "y0": -1.165, "y1": -1.138}, {"type": "line", "x0": 1.469, "x1": 1.639, "y0": 0.6257, "y1": 0.4534}, {"type": "line", "x0": 1.469, "x1": 1.639, "y0": 0.4534, "y1": 0.6257}, {"type": "line", "x0": 1.206, "x1": 1.415, "y0": 1.168, "y1": 0.9317}, {"type": "line", "x0": 1.206, "x1": 1.415, "y0": 0.9317, "y1": 1.168}, {"type": "line", "x0": 1.469, "x1": 1.639, "y0": -0.6257, "y1": -0.4557}, {"type": "line", "x0": 1.469, "x1": 1.639, "y0": -0.4557, "y1": -0.6257}, {"type": "line", "x0": 1.415, "x1": 1.206, "y0": -0.934, "y1": -1.168}, {"type": "line", "x0": 1.206, "x1": 1.415, "y0": -0.934, "y1": -1.168}, {"type": "line", "x0": 0.1972, "x1": 0.3491, "y0": -1.501, "y1": -1.743}, {"type": "line", "x0": 0.1972, "x1": 0.3491, "y0": -1.743, "y1": -1.501}, {"type": "line", "x0": 0.7232, "x1": 0.8773, "y0": -1.501, "y1": -1.743}, {"type": "line", "x0": 0.7232, "x1": 0.8773, "y0": -1.743, "y1": -1.501}, {"type": "line", "x0": 0.1972, "x1": 0.3491, "y0": 1.501, "y1": 1.743}, {"type": "line", "x0": 0.1972, "x1": 0.3491, "y0": 1.743, "y1": 1.501}, {"type": "line", "x0": 0.7232, "x1": 0.8773, "y0": 1.743, "y1": 1.501}, {"type": "line", "x0": 0.7232, "x1": 0.8773, "y0": 1.501, "y1": 1.743}, {"type": "line", "x0": 0, "x1": 1.8, "y0": 1.8, "y1": 1.8}, {"type": "line", "x0": 0, "x1": 1.8, "y0": -1.8, "y1": -1.8}, {"type": "line", "x0": 1.8, "x1": 1.8, "y0": -1.8, "y1": 1.8}, {"type": "line", "x0": 0, "x1": 0, "y0": 1.8, "y1": -1.8}], "width": 350, "xaxis": {"title": {"text": "R(m)"}}, "yaxis": {"scaleanchor": "x", "title": {"text": "z(m)"}}}}
